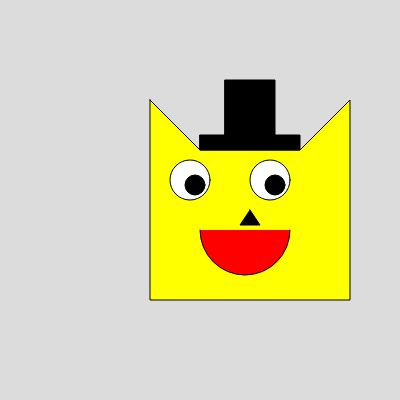
Frame 1 (no input)
Frame 60 (no input): identical to frame 1, image omitted
Frame 120 (the mouse pressed at the canvas centre since frame 60): identical to frame 1, image omitted

The p5.js sketch that drew this single still picture (run headless with seeded random() and noise() and a simulated clock; from frame 60 on, the mouse is pressed at the canvas centre):

// p5.js sketch
// ── sketch.js
function setup() {
  createCanvas(400, 400);
}

function draw() {
  background(220);

  // Тіло/голова кота
  fill("yellow");
  beginShape();
  vertex(150, 100);
  vertex(150, 300);
  vertex(350, 300);
  vertex(350, 100);
  vertex(300, 150);
  vertex(200, 150);
  vertex(150, 100);
  endShape(CLOSE);

  // "Циліндр"
  fill("black");
  rect(200, 135, 100, 15);
  rect(225, 80, 50, 55);

  // Очі (білки)
  fill("white");
  ellipse(190, 180, 40, 40);
  ellipse(270, 180, 40, 40);

  // Очі (зіниці)
  fill("black");
  ellipse(195, 185, 20, 20);
  ellipse(275, 185, 20, 20);

  // Рот
  fill("red");
  arc(245, 230, 90, 90, 0, PI);

  // Ніс
  fill("black");
  beginShape();
  vertex(250, 210);
  vertex(260, 225);
  vertex(240, 225);
  endShape(CLOSE);
}
